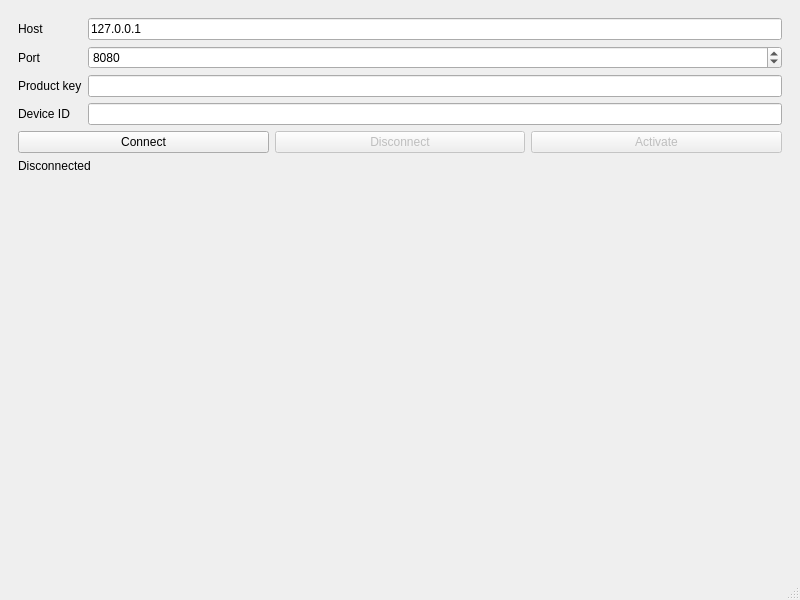
<?xml version="1.0" encoding="UTF-8"?>
<ui version="4.0">
 <class>MainWindow</class>
 <widget class="QMainWindow" name="MainWindow">
  <property name="geometry">
   <rect>
    <x>0</x>
    <y>0</y>
    <width>800</width>
    <height>600</height>
   </rect>
  </property>
  <property name="windowTitle">
   <string>Mini Cloud</string>
  </property>
  <widget class="QWidget" name="centralwidget">
   <layout class="QVBoxLayout" name="verticalLayout">
    <item>
     <widget class="QStackedWidget" name="mainStackedWidget">
      <property name="currentIndex">
       <number>0</number>
      </property>
      <widget class="QWidget" name="activationPage">
       <layout class="QVBoxLayout" name="activationLayout">
        <item>
         <layout class="QFormLayout" name="activationFormLayout">
          <item row="0" column="0">
           <widget class="QLabel" name="hostLabel">
            <property name="text">
             <string>Host</string>
            </property>
           </widget>
          </item>
          <item row="0" column="1">
           <widget class="QLineEdit" name="hostLineEdit">
            <property name="text">
             <string>127.0.0.1</string>
            </property>
           </widget>
          </item>
          <item row="1" column="0">
           <widget class="QLabel" name="portLabel">
            <property name="text">
             <string>Port</string>
            </property>
           </widget>
          </item>
          <item row="1" column="1">
           <widget class="QSpinBox" name="portSpinBox">
            <property name="minimum">
             <number>1</number>
            </property>
            <property name="maximum">
             <number>65535</number>
            </property>
            <property name="value">
             <number>8080</number>
            </property>
           </widget>
          </item>
          <item row="2" column="0">
           <widget class="QLabel" name="productKeyLabel">
            <property name="text">
             <string>Product key</string>
            </property>
           </widget>
          </item>
          <item row="2" column="1">
           <widget class="QLineEdit" name="productKeyLineEdit"/>
          </item>
          <item row="3" column="0">
           <widget class="QLabel" name="deviceIdLabel">
            <property name="text">
             <string>Device ID</string>
            </property>
           </widget>
          </item>
          <item row="3" column="1">
           <widget class="QLineEdit" name="deviceIdLineEdit"/>
          </item>
         </layout>
        </item>
        <item>
         <layout class="QHBoxLayout" name="connectionButtonLayout">
          <item>
           <widget class="QPushButton" name="connectButton">
            <property name="text">
             <string>Connect</string>
            </property>
           </widget>
          </item>
          <item>
           <widget class="QPushButton" name="disconnectButton">
            <property name="enabled">
             <bool>false</bool>
            </property>
            <property name="text">
             <string>Disconnect</string>
            </property>
           </widget>
          </item>
          <item>
           <widget class="QPushButton" name="activateButton">
            <property name="enabled">
             <bool>false</bool>
            </property>
            <property name="text">
             <string>Activate</string>
            </property>
           </widget>
          </item>
         </layout>
        </item>
        <item>
         <widget class="QLabel" name="statusLabel">
          <property name="text">
           <string>Disconnected</string>
          </property>
         </widget>
        </item>
        <item>
         <widget class="QLabel" name="errorLabel">
          <property name="text">
           <string/>
          </property>
         </widget>
        </item>
        <item>
         <spacer name="activationSpacer">
          <property name="orientation">
           <enum>Qt::Vertical</enum>
          </property>
          <property name="sizeHint" stdset="0">
           <size>
            <width>20</width>
            <height>40</height>
           </size>
          </property>
         </spacer>
        </item>
       </layout>
      </widget>
      <widget class="QWidget" name="filePage">
       <layout class="QVBoxLayout" name="fileLayout">
        <item>
         <widget class="QLabel" name="filePageLabel">
          <property name="text">
           <string>File features</string>
          </property>
         </widget>
        </item>
       </layout>
      </widget>
     </widget>
    </item>
   </layout>
  </widget>
  <widget class="QMenuBar" name="menubar">
   <property name="geometry">
    <rect>
     <x>0</x>
     <y>0</y>
     <width>800</width>
     <height>21</height>
    </rect>
   </property>
  </widget>
  <widget class="QStatusBar" name="statusbar"/>
 </widget>
 <resources/>
 <connections/>
</ui>
